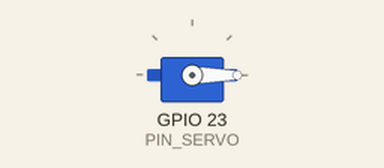
A sketch run on a simulated ESP32. Parts: servo.

Above: at 0.05 s.
At 19.95 s:
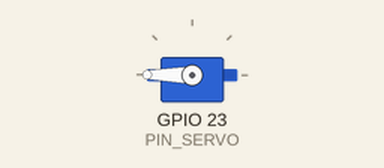
Timing chart, 0 to 26.0 s (numbered marks = the images above):
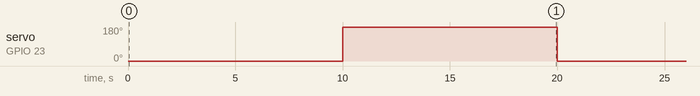

Measured:
- by itself, servo on GPIO 23 (PIN_SERVO): alternates 180° for 10.0 s and 0° for 10.0 s

The sketch:

servo.ino
```cpp
#include <ESP32Servo.h>

#define PIN_SERVO 23
Servo servo;

void setup() {
  servo.setPeriodHertz(50);
  servo.attach(PIN_SERVO, 500, 2500);
  servo.write(90);
}

void loop() {

  servo.write(0);
  delay(10000);

  servo.write(180);
  delay(10000);
}
```
